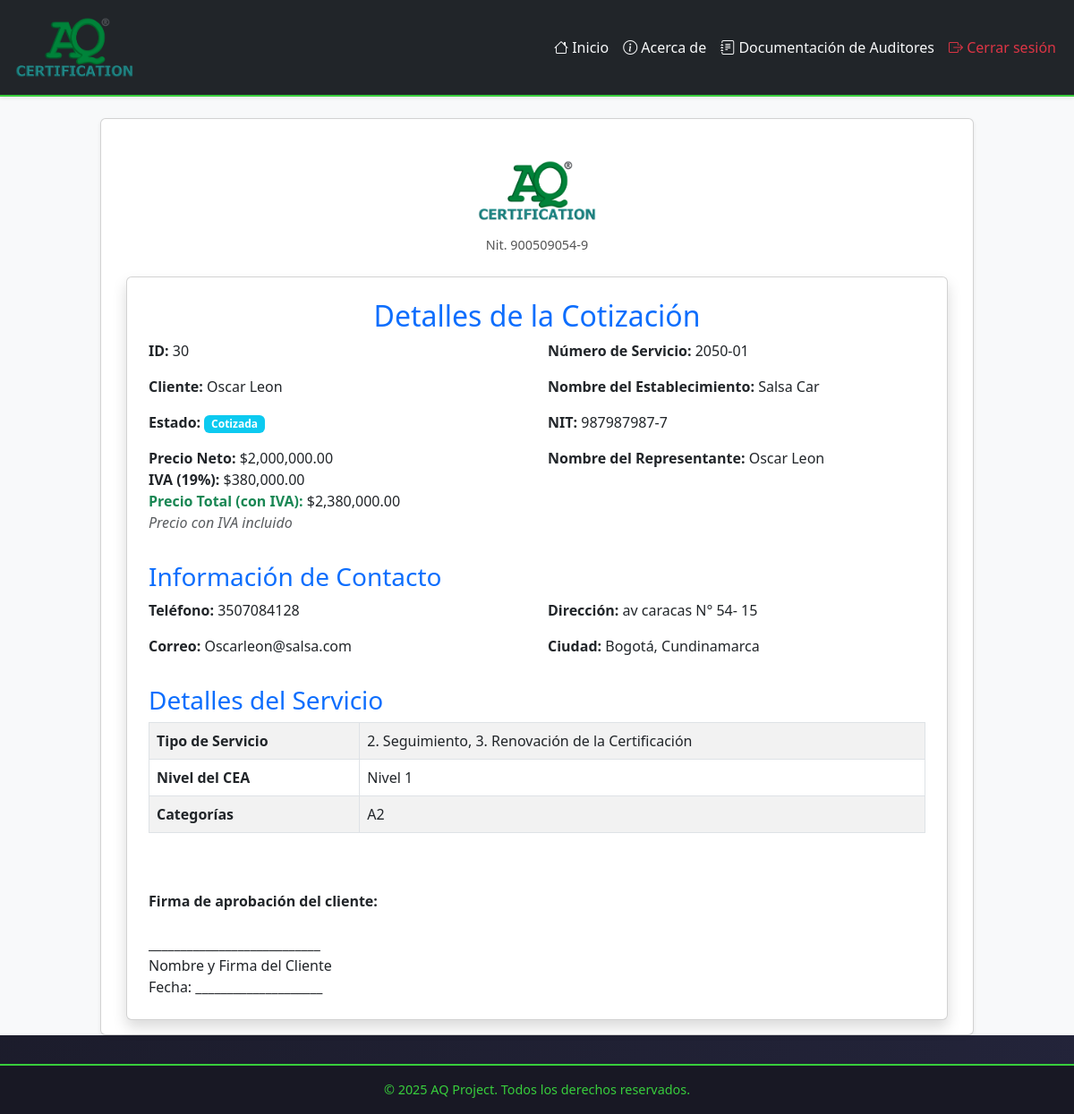
The page /cotizaciones/detalle/30/ (signed in) on the database its author committed.
### cotizaciones/models.py (models this page shows, shortened)
class Cotizacion(models.Model):
    solicitud = models.ForeignKey(Solicitud, on_delete=models.CASCADE, related_name="cotizaciones")
    numero_servicio = models.CharField(max_length=100, unique=True)
    fecha_cotizacion = models.DateField(null=True, blank=True)
    tipo_servicio = models.ManyToManyField("TipoServicio")
    dias_auditoria_etapa_1 = models.DecimalField(max_digits=3, decimal_places=1, null=True, blank=True)
    dias_auditoria_etapa_2 = models.DecimalField(max_digits=3, decimal_places=1, null=True, blank=True)
    precio_neto = models.DecimalField(max_digits=10, decimal_places=2, help_text="Valor sin IVA")
    precio_iva = models.DecimalField(max_digits=10, decimal_places=2, default=Decimal("0.00"), help_text="IVA (19%)")
    precio_total = models.DecimalField(max_digits=10, decimal_places=2, default=Decimal("0.00"), help_text="Total con IVA")
    ESTADO_CHOICES = [
        ('Pendiente', 'Pendiente'),
        ('Aprobada', 'Aprobada'),
        ('Rechazada', 'Rechazada'),
        ('Programada', 'Programada'),
    ]
    estado = models.CharField(max_length=20, choices=ESTADO_CHOICES, default='Pendiente')

class TipoServicio(models.Model):
    nombre = models.CharField(max_length=50, unique=True)

### solicitudes/models.py (models this page shows, shortened)
class Cliente(models.Model):
    nit = models.CharField(max_length=20, unique=True)  # Nit único
    nombre_propietario = models.CharField(max_length=100)
    nombre_establecimiento = models.CharField(max_length=100)
    representante_legal = models.CharField(max_length=100)
    cedula_ciudadania = models.CharField(max_length=20)
    ciudad = models.CharField(max_length=100)
    departamento = models.CharField(max_length=100)
    direccion = models.CharField(max_length=200)
    representante_organismo = models.CharField(max_length=100)
    cargo = models.CharField(max_length=50)
    telefono_fijo = models.CharField(max_length=20, blank=True, null=True)
    telefono_celular = models.CharField(max_length=20)
    correo_electronico = models.EmailField()
    nivel_cea = models.CharField(max_length=50, choices=NIVELES_CEA)
    cantidad_vehiculos = models.IntegerField(null=True, blank=True)
    cantidad_instructores = models.IntegerField(null=True, blank=True)
    categorias_certificar = models.ManyToManyField(Categoria, blank=True)
    certificado_conformidad = models.CharField(max_length=2, choices=CERTIFICADO_CONFORMIDAD_CHOICES, default="No")
    nombre_ente_certificador = models.CharField(max_length=100, blank=True, null=True)  # Se llena si es "Sí"
    fecha_solicitud = models.DateField(null=True, blank=True)  # Se establece solo cuando se envía la solicitud
    observaciones = models.TextField(blank=True, null=True)

class Solicitud(models.Model):
    cliente = models.ForeignKey(Cliente, on_delete=models.CASCADE, related_name="solicitudes_solicitudes")  # Relación con el modelo Cliente
    fecha_solicitud = models.DateField(default=date.today)  # Fecha en que se crea la solicitud
    estado = models.CharField(
        max_length=20,
        choices=[
            ('Pendiente', 'Pendiente'),
            ('Aprobada', 'Aprobada'),
            ('Rechazada', 'Rechazada')
        ],
        default='Pendiente'
    )  # Estado de la solicitud

class Categoria(models.Model):
    nombre = models.CharField(max_length=40, unique=True, choices=CategoriaChoices.choices)

### cotizaciones/views.py (the view)
# urls.py: path("detalle/<int:cotizacion_id>/", detalle_cotizacion, name="detalle_cotizacion"),
@login_required
def detalle_cotizacion(request, cotizacion_id):
    cotizacion = get_object_or_404(Cotizacion, id=cotizacion_id)
    cotizacion.precio_neto = localize(cotizacion.precio_neto)
    cotizacion.precio_iva = localize(cotizacion.precio_iva)
    cotizacion.precio_total = localize(cotizacion.precio_total)
    solicitud = cotizacion.solicitud
    cliente = solicitud.cliente  # Cliente asociado a la solicitud
    context = {
        "cotizacion": cotizacion,
        "solicitud": solicitud,
        "cliente": cliente,  # Agregar cliente al contexto
    }
    return render(request, "cotizaciones/detalle_cotizacion.html", context)

### cotizaciones/templates/cotizaciones/detalle_cotizacion.html (shortened to what this page needs)
{% extends 'layouts/base.html' %}
{% load static humanize mathfilters %}
{% block content %}
<link rel="stylesheet" href="https://cdn.jsdelivr.net/npm/bootstrap@5.3.0/dist/css/bootstrap.min.css">
<div class="container mt-4">
    <div class="text-center mb-4">
        <img src="{% static 'myapp/AQ_color.png' %}" alt="Logo AQ Certification" style="height: 80px; margin-bottom: 10px;">
        <div style="font-size: 0.9em; color: #555;">
            Nit. 900509054-9
        </div>
    </div>
    <div class="card shadow p-4">
        <h2 class="text-center text-primary">Detalles de la Cotización</h2>
        {% if cotizacion %}
            <div class="row mb-3">
                <div class="col-md-6">
                    <p><strong>ID:</strong> {{ cotizacion.id }}</p>
                    <p><strong>Cliente:</strong> {{ cliente.nombre_propietario }}</p>
                    <p><strong>Estado:</strong> <span class="badge bg-info">{{ cotizacion.solicitud.estado }}</span></p>
                    <p>
                        <strong>Precio Neto:</strong>
                        ${{ cotizacion.precio_neto|floatformat:2|intcomma }}<br>
                        <strong>IVA (19%):</strong>
                        ${{ cotizacion.precio_neto|mul:"0.19"|floatformat:2|intcomma }}<br>
                        <strong class="text-success">Precio Total (con IVA):</strong>
                        ${{ cotizacion.precio_neto|mul:"1.19"|floatformat:2|intcomma }}
                        <br>
                        <span class="text-muted"><em>Precio con IVA incluido</em></span>
                    </p>
                </div>
                <div class="col-md-6">
                    <p><strong>Número de Servicio:</strong> {{ cotizacion.numero_servicio }}</p>
                    <p><strong>Nombre del Establecimiento:</strong> {{ cliente.nombre_establecimiento }}</p>
                    <p><strong>NIT:</strong> {{ cliente.nit }}</p>
                    <p><strong>Nombre del Representante:</strong> {{ cliente.representante_legal }}</p>
                </div>
            </div>
            <h3 class="text-primary">Información de Contacto</h3>
            <div class="row mb-3">
                <div class="col-md-6">
                    <p><strong>Teléfono:</strong> {{ cliente.telefono_celular }}</p>
                    <p><strong>Correo:</strong> {{ cliente.correo_electronico }}</p>
                </div>
                <div class="col-md-6">
                    <p><strong>Dirección:</strong> {{ cliente.direccion }}</p>
                    <p><strong>Ciudad:</strong> {{ cliente.ciudad }}, {{ cliente.departamento }}</p>
                </div>
            </div>
            <h3 class="text-primary">Detalles del Servicio</h3>
            <table class="table table-bordered table-striped">
                <tbody>
                    <tr>
                        <th>Tipo de Servicio</th>
                        <td>
                            {% for servicio in cotizacion.tipo_servicio.all %}
                                {{ servicio.nombre }}{% if not forloop.last %}, {% endif %}
                            {% empty %}
                                No especificado
                            {% endfor %}
                        </td>
                    </tr>
                    <tr>
                        <th>Nivel del CEA</th>
                        <td>{{ cliente.nivel_cea }}</td>
                    </tr>
                    <tr>
                        <th>Categorías</th>
                        <td>
                            {% for categoria in cliente.categorias_certificar.all %}
                                {{ categoria.nombre }}{% if not forloop.last %}, {% endif %}
                            {% empty %}
                                No especificado
                            {% endfor %}
                        </td>
                    </tr>
                </tbody>
            </table>
            <div class="mt-5">
                <strong>Firma de aprobación del cliente:</strong>
                <br><br>
                ___________________________
                <br>
                Nombre y Firma del Cliente
                <br>
                Fecha: ____________________
            </div>
        {% else %}
            <div class="alert alert-danger text-center">
                No se encontró la cotización.
            </div>
        {% endif %}
    </div>
</div>
{% endblock %}

### myapp/templates/layouts/base.html (shortened to what this page needs)
{% load static %}
<!doctype html>
<html lang="es">
<head>
    <link rel="stylesheet" href="https://cdn.jsdelivr.net/npm/bootstrap@5.3.3/dist/css/bootstrap.min.css">
    <link rel="stylesheet" href="https://cdn.jsdelivr.net/npm/bootstrap-icons@1.10.5/font/bootstrap-icons.css">
</head>
<body>
<nav class="navbar navbar-expand-lg navbar-dark bg-dark shadow-sm">
    <div class="container-fluid">
        <a class="navbar-brand text-success d-flex align-items-center" href="/">
            <img src="{% static 'myapp/AQ_color.png' %}" alt="Logo AQ Certification" style="height: 80px; margin-right: 30px;">
        </a>
        <div class="collapse navbar-collapse" id="navbarNavDropdown">
            <ul class="navbar-nav ms-auto">
                <li class="nav-item"><a class="nav-link" href="{% url 'index' %}"><i class="bi bi-house"></i> Inicio</a></li>
                <li class="nav-item"><a class="nav-link" href="{% url 'about' %}"><i class="bi bi-info-circle"></i> Acerca de</a></li>
                {% if user.is_authenticated %}
                    {% for group in user.groups.all %}
                        {% if group.name == "Auditores" %}
                            <li class="nav-item">
                                <a class="nav-link" href="{% url 'dashboard_auditor' %}"><i class="bi bi-journal-text"></i> Documentación de Auditores</a>
                            </li>
                        {% endif %}
                    {% endfor %}
                    <li class="nav-item"><a class="nav-link text-danger" href="{% url 'logout' %}"><i class="bi bi-box-arrow-right"></i> Cerrar sesión</a></li>
                {% else %}
                    <li class="nav-item"><a class="nav-link" href="{% url 'signup' %}"><i class="bi bi-person-plus"></i> Registrarse</a></li>
                    <li class="nav-item"><a class="nav-link" href="{% url 'signin' %}"><i class="bi bi-box-arrow-in-right"></i> Iniciar sesión</a></li>
                {% endif %}
            </ul>
        </div>
    </div>
</nav>
<main class="container-fluid" style="background-color: #f8f9fa; min-height: 100vh;">
    <div class="row justify-content-center">
        <div class="col-lg-10 mt-4">
            <div class="card shadow-sm">
                <div class="card-body">
                    {% block content %}
                    {% endblock %}
                </div>
            </div>
        </div>
    </div>
</main>
<footer>
    &copy; {{ year|default:2025 }} AQ Project. Todos los derechos reservados.
</footer>
</body>
</html>

### myapp/templates/layouts/base.html (style rules this page uses)
body { background: linear-gradient(120deg, #181824 0%, #23243a 100%); }
.navbar { border-bottom: 2px solid #38ce3c; }
.navbar-brand { font-weight: bold; letter-spacing: 1px; }
.nav-link { position: relative; color: #f8f9fa !important; transition: color 0.2s; }
.nav-link::after { content: ""; display: block; width: 0; height: 2px; background: #38ce3c; transition: width .3s; position: absolute; bottom: 0; left: 0; }
.card { border-left: 5px solid #38ce3c; border-radius: 10px; }
footer { background-color: #181824; color: #38ce3c; padding: 1rem 0; text-align: center; font-size: 0.9rem; border-top: 2px solid #38ce3c; margin-top: 2rem; }

### rows shown on the page
Cotizacion: id "30", solicitud.estado "Cotizada", precio_neto "2,000,000.00", precio_neto|mul "380,000.00", precio_neto|mul "2,380,000.00", numero_servicio "2050-01"
Cliente: nombre_propietario "Oscar Leon", nombre_establecimiento "Salsa Car", nit "987987987-7", representante_legal "Oscar Leon", telefono_celular "3507084128", correo_electronico "Oscarleon@salsa.com", direccion "av caracas N° 54- 15", ciudad "Bogotá", departamento "Cundinamarca", nivel_cea "Nivel 1"
TipoServicio: nombre "2. Seguimiento"
TipoServicio: nombre "3. Renovación de la Certificación"
Categoria: nombre "A2"

### other values the page prints
{{ year|default:2025 }} "2025"
